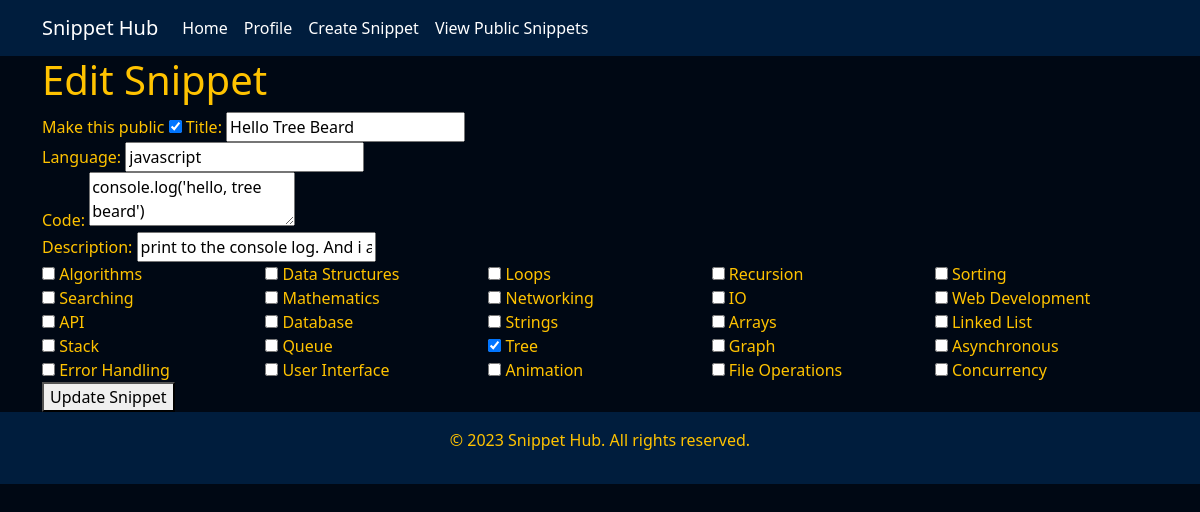
The page /edit_snippet/3/ (signed in) on the database as committed earlier.
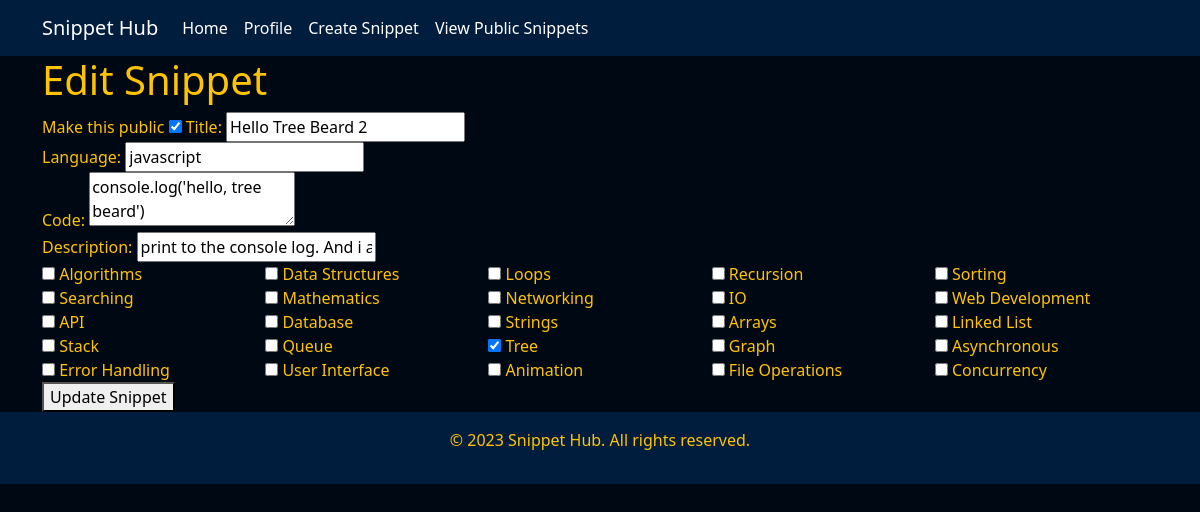
The same page on the database as committed later.
### snippets/models.py (models this page shows, shortened)
class Snippet(models.Model):
    title = models.CharField(max_length=100)
    language = models.CharField(max_length=100)
    code = models.TextField()
    description = models.TextField()
    created = models.DateTimeField(auto_now_add=True)
    modified = models.DateTimeField(auto_now=True)
    creator = models.ForeignKey('auth.User', related_name='snippets', on_delete=models.CASCADE)
    is_public = models.BooleanField(default=True)
    tags = models.ManyToManyField("Tag")
    copy_count = models.PositiveBigIntegerField(default=0)

### snippets/views.py (the view, shortened to what this page needs)
# urls.py: path('edit_snippet/<int:snippet_id>/', views.edit_snippet, name='edit_snippet'),  # Edit a single code snippet
@login_required  # makes sure the user is logged in before they can edit a snippet
def edit_snippet(request, snippet_id):
    snippet = Snippet.objects.get(id=snippet_id)
    all_tags = Tag.objects.all()
    selected_tags = snippet.tags.all() # Get all the tags that are currently selected for this snippet
    return render(request, 'snippets/edit_snippet.html', {'snippet': snippet, 'all_tags': all_tags, 'selected_tags': selected_tags})

### snippets/templates/snippets/edit_snippet.html (shortened to what this page needs)
{% extends 'base.html' %}
{% block content %}
    <h1>Edit Snippet</h1>
    <form method="post" action="{% url 'snippets:edit_snippet' snippet.id %}">
        <label for="is_public">Make this public</label>
        <input type="checkbox" name="is_public" id="is_public" {% if snippet.is_public %}checked{% endif %}>
        <label for="snippet_name">Title:</label>
        <input type="text" id="snippet_name" name="snippet_name" value="{{ snippet.title }}" required><br>
        <label for="snippet_language">Language:</label>
        <input type="text" id="snippet_language" name="snippet_language" value="{{ snippet.language }}" required><br>
        <label for="snippet_code">Code:</label>
        <textarea id="snippet_code" name="snippet_code" required>{{ snippet.code }}</textarea><br>
        <label for="snippet_description">Description:</label>
        <input type="text" id="snippet_description" name="snippet_description" value="{{ snippet.description }}" required><br>
        <div style="display: flex; flex-wrap: wrap;">
            {% for tag in all_tags %}
                <div style="flex: 1; min-width: 200px;">
                    <input type="checkbox" name="tags" value="{{ tag.id }}" {% if tag in selected_tags %}checked{% endif %}> {{ tag.name }}
                </div>
            {% endfor %}
        </div>
        <button type="submit">Update Snippet</button>
    </form>
{% endblock %}

Rows that differ between the two databases and show on the page:
changed Snippet "javascript": snippet_name "Hello Tree Beard" → "Hello Tree Beard 2"
